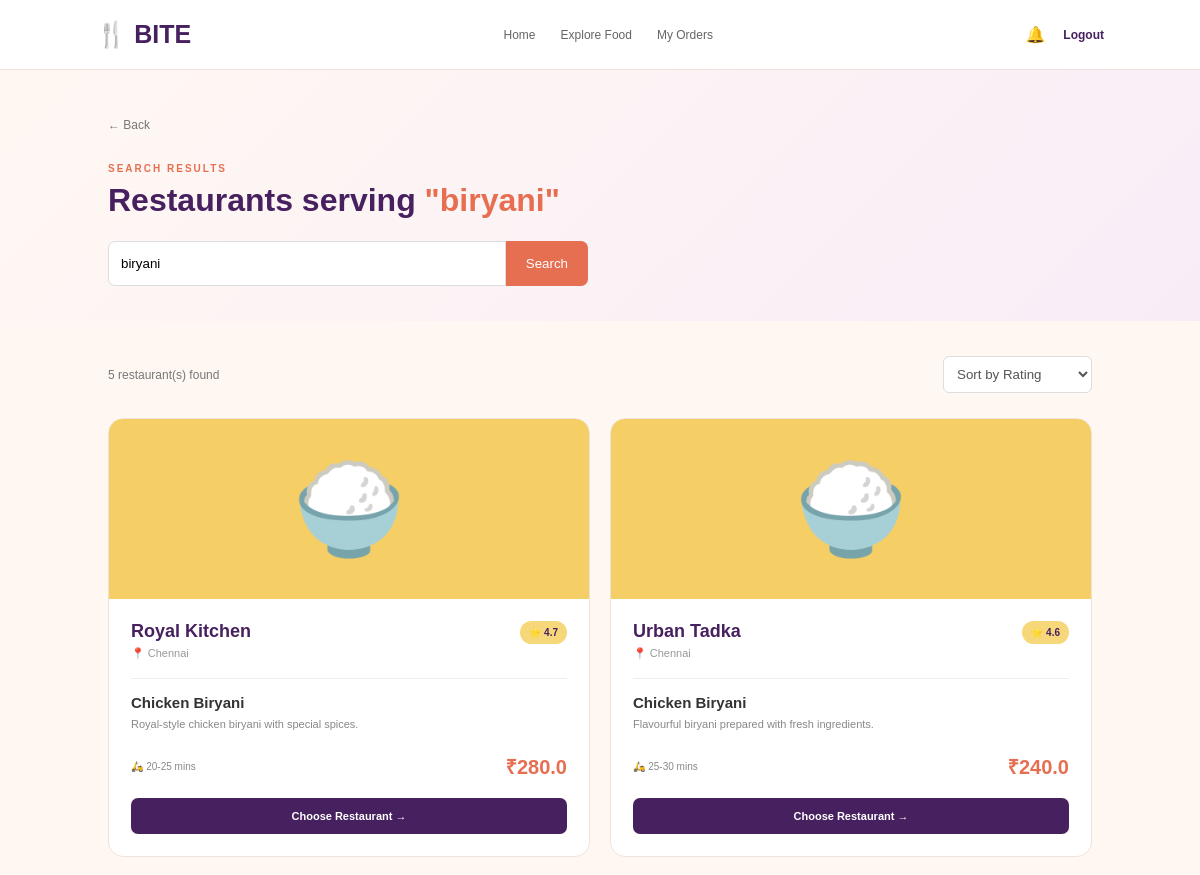
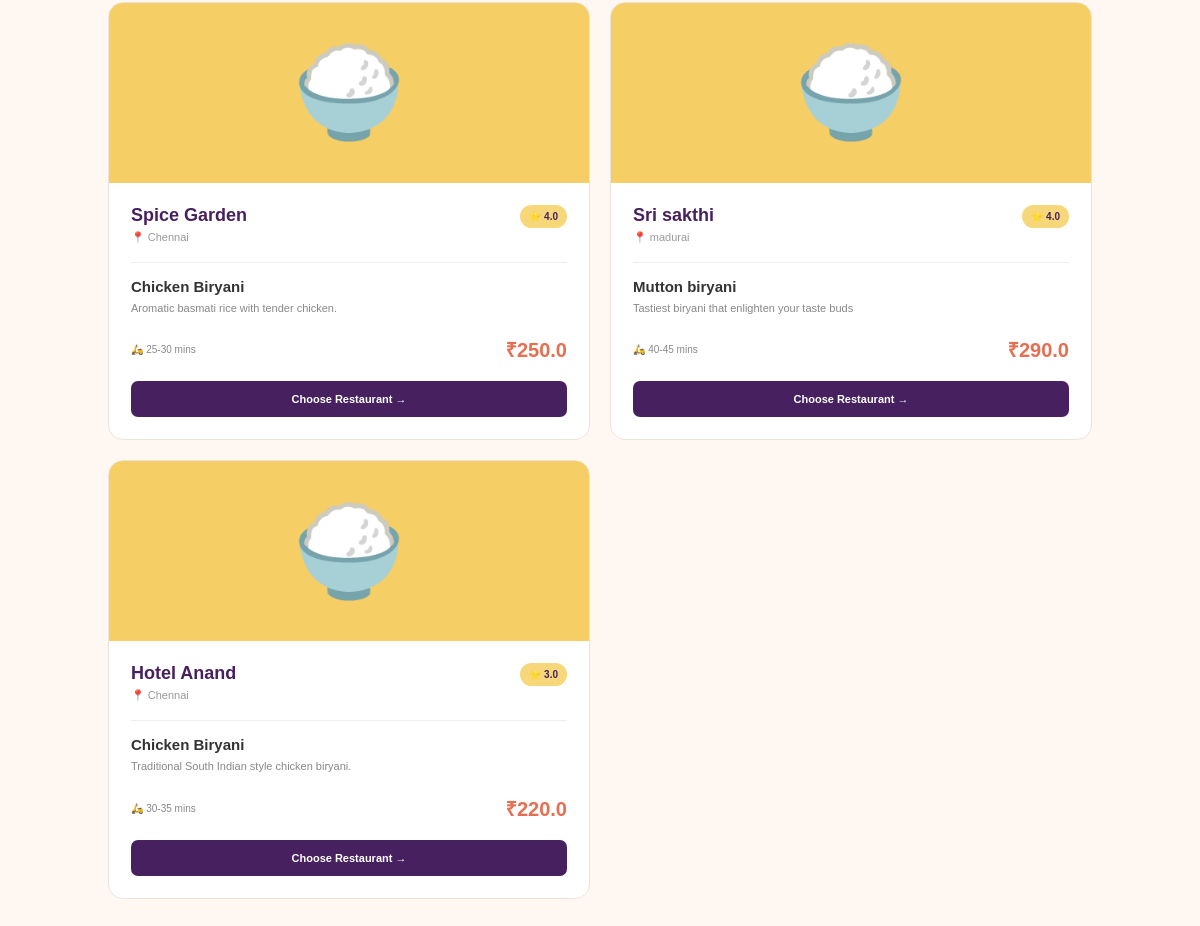
/search?q=biryani (signed in), run on the app's committed database (2 pictures, top to bottom).
### tables this page shows
CREATE TABLE foods (
            id INTEGER PRIMARY KEY AUTOINCREMENT,
            restaurant_id INTEGER NOT NULL,
            food_name TEXT NOT NULL,
            category TEXT,
            description TEXT,
            price REAL NOT NULL,
            image TEXT,
            availability TEXT DEFAULT 'Available',

            FOREIGN KEY (restaurant_id)
            REFERENCES restaurants(id)
        );

CREATE TABLE restaurants (
            id INTEGER PRIMARY KEY AUTOINCREMENT,
            name TEXT NOT NULL,
            description TEXT,
            location TEXT,
            phone TEXT,
            rating REAL DEFAULT 0,
            delivery_time TEXT,
            image TEXT,
            status TEXT DEFAULT 'Open'
        );

### app.py (the view)
@app.route("/search")
def search():
    search_query = request.args.get("q", "").strip()
    location = request.args.get("location", "").strip()
    if not search_query:
        return redirect(url_for("customer_home"))
    conn = get_db_connection()
    if location:
        results = conn.execute("""
            SELECT
                foods.id AS food_id,
                foods.food_name,
                foods.description,
                foods.price,
                foods.category,

                restaurants.id AS restaurant_id,
                restaurants.name AS restaurant_name,
                restaurants.location,
                restaurants.rating,
                restaurants.delivery_time

            FROM foods

            JOIN restaurants
            ON foods.restaurant_id = restaurants.id

            WHERE foods.food_name LIKE ?
            AND restaurants.location = ?
            AND foods.availability = 'Available'
            AND restaurants.status = 'Open'

            ORDER BY restaurants.rating DESC
        """, (
            "%" + search_query + "%",
            location
        )).fetchall()
    else:
        results = conn.execute("""
            SELECT
                foods.id AS food_id,
                foods.food_name,
                foods.description,
                foods.price,
                foods.category,

                restaurants.id AS restaurant_id,
                restaurants.name AS restaurant_name,
                restaurants.location,
                restaurants.rating,
                restaurants.delivery_time

            FROM foods

            JOIN restaurants
            ON foods.restaurant_id = restaurants.id

            WHERE foods.food_name LIKE ?
            AND foods.availability = 'Available'
            AND restaurants.status = 'Open'

            ORDER BY restaurants.rating DESC
        """, (
            "%" + search_query + "%",
        )).fetchall()
    conn.close()
    return render_template(
        "search_results.html",
        results=results,
        search_query=search_query,
        location=location
    )

### app.py (called while the page is built)
def get_db_connection():
    conn = sqlite3.connect(DATABASE)
    conn.row_factory = sqlite3.Row
    return conn

### templates/search_results.html (shortened to what this page needs)
<!DOCTYPE html>
<html lang="en">
<head>
    <link rel="stylesheet"
          href="{{ url_for('static', filename='css/search.css') }}">
</head>
<body>
<header class="navbar">
    <div class="logo">
        🍴 BITE
    </div>
    <nav>
        <a href="/customer-home">
            Home
        </a>
        <a href="#">
            Explore Food
        </a>
        <a href="#">
            My Orders
        </a>
    </nav>
    <div class="nav-right">
        <span>
            🔔
        </span>
        <a href="/logout">
            Logout
        </a>
    </div>
</header>
<section class="search-header">
    <a href="/customer-home" class="back">
        ← Back
    </a>
    <p>
        SEARCH RESULTS
    </p>
    <h1>
    Restaurants serving
    <span>"{{ search_query }}"</span>
</h1>
    <div class="small-search">
        <form action="/search" method="GET">
            <input
                type="text"
                name="q"
                value="{{ search_query }}"
                placeholder="Search food...">
            <button>
                Search
            </button>
        </form>
    </div>
</section>
<section class="results-section">
    {% if results %}
        <div class="result-top">
            <p>
                {{ results|length }} restaurant(s) found
            </p>
            <select>
                <option>
                    Sort by Rating
                </option>
            </select>
        </div>
        <div class="restaurant-grid">
            {% for item in results %}
            <div class="restaurant-card">
                <div class="food-image">
                    {% if item.category == "Biryani" %}
                        🍚
                    {% elif item.category == "Pizza" %}
                        🍕
                    {% elif item.category == "Burger" %}
                        🍔
                    {% elif item.category == "Noodles" %}
                        🍜
                    {% elif item.category == "Dessert" %}
                        🍰
                    {% else %}
                        🍴
                    {% endif %}
                </div>
                <div class="restaurant-info">
                    <div class="restaurant-name">
                        <div>
                            <h2>
                                {{ item.restaurant_name }}
                            </h2>
                            <p>
                                📍 {{ item.location }}
                            </p>
                        </div>
                        <span class="rating">
                            ⭐ {{ item.rating }}
                        </span>
                    </div>
                    <div class="food-name">
                        <h3>
                            {{ item.food_name }}
                        </h3>
                        <p>
                            {{ item.description }}
                        </p>
                    </div>
                    <div class="details">
                        <span>
                            🛵 {{ item.delivery_time }}
                        </span>
                        <strong>
                            ₹{{ item.price }}
                        </strong>
                    </div>
                    <a
    href="{{ url_for('food_details', food_id=item.food_id) }}"
    class="choose-btn">
    Choose Restaurant →
</a>
                </div>
            </div>
            {% endfor %}
        </div>
    {% endif %}
</section>
</body>
</html>

### static/css/search.css (style rules this page uses)
* { margin: 0; padding: 0; box-sizing: border-box; }
body { font-family: Arial, sans-serif; background: #fff8f2; color: #29202f; }
.navbar { height: 70px; display: flex; align-items: center; justify-content: space-between; padding: 0 8%; background: white; border-bottom: 1px solid #eee3dc; }
.logo { font-size: 25px; font-weight: bold; color: #47205f; }
.navbar nav { display: flex; gap: 25px; }
.navbar nav a { text-decoration: none; color: #666; font-size: 12px; }
.nav-right { display: flex; align-items: center; gap: 18px; }
.nav-right a { color: #47205f; text-decoration: none; font-size: 12px; font-weight: bold; }
.search-header { padding: 45px 9% 35px; background: linear-gradient( 135deg, #fff8f2, #f7edf8 ); }
.back { color: #777; text-decoration: none; font-size: 12px; }
.search-header > p { color: #e76f51; font-size: 10px; font-weight: bold; letter-spacing: 2px; margin-top: 30px; }
.search-header h1 { color: #47205f; font-size: 32px; margin-top: 8px; }
.search-header h1 span { color: #e76f51; }
.small-search { margin-top: 22px; }
.small-search form { display: flex; width: 480px; height: 45px; }
.small-search input { flex: 1; border: 1px solid #ddd; border-radius: 7px 0 0 7px; padding: 12px; outline: none; }
.small-search button { border: none; background: #e76f51; color: white; padding: 0 20px; border-radius: 0 7px 7px 0; cursor: pointer; }
.results-section { padding: 35px 9%; }
.result-top { display: flex; justify-content: space-between; align-items: center; margin-bottom: 25px; }
.result-top p { color: #777; font-size: 12px; }
.result-top select { padding: 9px; border: 1px solid #ddd; border-radius: 6px; color: #555; background: white; }
.restaurant-grid { display: grid; grid-template-columns: repeat(2, 1fr); gap: 20px; }
.restaurant-card { background: white; border-radius: 15px; overflow: hidden; border: 1px solid #eee3dc; transition: 0.3s; }
.food-image { height: 180px; background: #f5ce65; display: flex; align-items: center; justify-content: center; font-size: 90px; }
.restaurant-info { padding: 22px; }
.restaurant-name { display: flex; justify-content: space-between; align-items: flex-start; }
.restaurant-name h2 { color: #47205f; font-size: 18px; }
.restaurant-name p { color: #999; font-size: 11px; margin-top: 5px; }
.rating { background: #f6d77a; color: #47205f; padding: 6px 9px; border-radius: 15px; font-size: 10px; font-weight: bold; }
.food-name { margin-top: 18px; padding-top: 15px; border-top: 1px solid #eee; }
.food-name h3 { color: #333; font-size: 15px; }
.food-name p { color: #888; font-size: 11px; line-height: 1.5; margin-top: 5px; }
.details { display: flex; align-items: center; justify-content: space-between; margin-top: 20px; }
.details span { color: #888; font-size: 10px; }
.details strong { color: #e76f51; font-size: 20px; }
.choose-btn { display: block; text-align: center; text-decoration: none; background: #47205f; color: white; padding: 12px; border-radius: 7px; margin-top: 18px; font-size: 11px; font-weight: bold; }

### data on the page
foods: restaurant_name "Royal Kitchen", location "Chennai", rating "4.7", food_name "Chicken Biryani", description "Royal-style chicken biryani with special spices.", delivery_time "20-25 mins", price "280.0"
foods: restaurant_name "Urban Tadka", location "Chennai", rating "4.6", food_name "Chicken Biryani", description "Flavourful biryani prepared with fresh ingredients.", delivery_time "25-30 mins", price "240.0"
foods: restaurant_name "Spice Garden", location "Chennai", rating "4.0", food_name "Chicken Biryani", description "Aromatic basmati rice with tender chicken.", delivery_time "25-30 mins", price "250.0"
foods: restaurant_name "Sri sakthi", location "madurai", rating "4.0", food_name "Mutton biryani", description "Tastiest biryani that enlighten your taste buds", delivery_time "40-45 mins", price "290.0"
foods: restaurant_name "Hotel Anand", location "Chennai", rating "3.0", food_name "Chicken Biryani", description "Traditional South Indian style chicken biryani.", delivery_time "30-35 mins", price "220.0"

### other printed values
{{ search_query }} "biryani"
{{ results|length }} "5"
